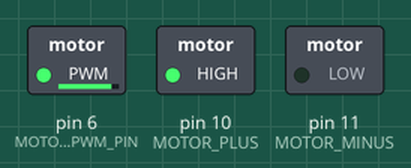
A sketch run on a simulated Arduino Uno, built with avr-gcc and run on an emulated ATmega328P. Parts: switched loads named in the sketch (green lamp = pin HIGH).

Above: at 0.1 s.
Timing chart, 0 to 1.6 s (numbered marks = the images above):
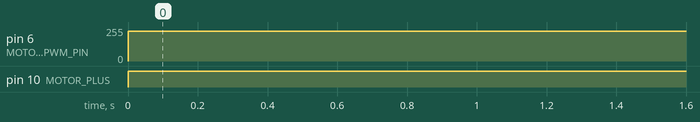

Measured:
- by itself, pin 6 (MOTOR_PWM_PIN): 0/255 → 224/255 at 0.00 s
- by itself, pin 10 (MOTOR_PLUS): LOW → HIGH at 0.00 s

The sketch:

sketch-expt5A.ino
```cpp
// Arduino pins
#define MOTOR_PWM_PIN 6
#define MOTOR_PLUS 10
#define MOTOR_MINUS 11
void setup() {
  //set Motor control pins in output mode
  pinMode(MOTOR_PWM_PIN, OUTPUT);
  pinMode(MOTOR_PLUS, OUTPUT);
  pinMode(MOTOR_MINUS, OUTPUT);
  //At power on, all motors should be OFF
  idle();
  //For potential debugging
  //Serial.begin(9600);
}

void idle(void) {
  //Set motor control pins to 0 and PWM pin to LOW. Turns the motor OFF.
  digitalWrite(MOTOR_PLUS, LOW);
  digitalWrite(MOTOR_MINUS, LOW);
  digitalWrite(MOTOR_PWM_PIN, LOW);
}

void run_motor(int driveValue) {
  int direction, m_plus, m_minus, m_pwm;
  /*Negative driveValue values imply that the given driveValue
    should be applied in opposite direction.*/
  //separate driveValue magnitude and direction
  if (driveValue < 0) {
    direction = -1;
    driveValue = -driveValue;
  } else direction = 1;
  if (driveValue > 255) driveValue = 255;
     m_plus = MOTOR_PLUS;
     m_minus = MOTOR_MINUS;
     m_pwm = MOTOR_PWM_PIN;
  //write values to debug code
  //Serial.print(" m_plus: ");
  //Serial.print(m_plus);
  //Serial.print(" m_minus: ");
  //Serial.print(m_minus);
  //Serial.print(" driveValue: ");
  //Serial.println(driveValue);

  //Set rotation direction
  if (direction == 1) {
    digitalWrite(m_plus, HIGH);
    digitalWrite(m_minus, LOW);
  } else {
    digitalWrite(m_plus, LOW);
    digitalWrite(m_minus, HIGH);
  }
  //And set the pwm value
  analogWrite(m_pwm, driveValue);
  //Done!
}

void loop(void) {
int driveValue;
  //In Expt. 5A, we run the motor at constant driveValue.
  driveValue=224;
  //driveValue = (i/32)*32; //edit this value for different driveValues.
//Run the motor at this PWM value, measure RPM on scope
//And  Repeat for other PWM values from 32 to 22x4 in steps of 32.
    run_motor(driveValue);
}
```
